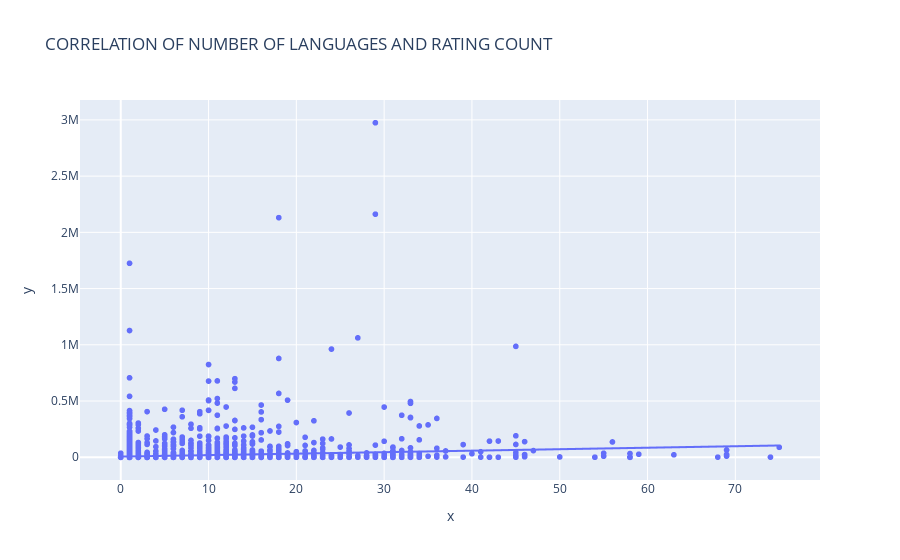

Source (notebook cell):
### Code cell
visualizer(df["lang.num"], df.rating_count_tot, 
          "CORRELATION OF NUMBER OF LANGUAGES AND RATING COUNT", "NUMBER OF LANGAUGES",
          "RATING COUNT (TOTAL)", False, 0)

### Figure 1 — Plotly figure (JSON) as saved in the notebook; plotly's stock layout.template omitted (floating-point values rounded to 4 significant figures; data arrays with more than 128 entries replaced by an {"elided": "..."} marker saying what was removed)
{"data": [{"hovertemplate": "x=%{x}<br>y=%{y}<extra></extra>", "legendgroup": "", "marker": {"color": "#636efa", "symbol": "circle"}, "mode": "markers", "name": "", "showlegend": false, "type": "scattergl", "x": {"elided": "7197 int values"}, "xaxis": "x", "y": {"elided": "7197 int values"}, "yaxis": "y"}, {"hovertemplate": "x=%{x}<br>y=%{y}<extra></extra>", "legendgroup": "", "line": {"color": "#636efa", "dash": "solid"}, "marker": {"symbol": "circle"}, "mode": "lines", "name": "", "showlegend": false, "type": "scattergl", "x": {"elided": "7197 int values"}, "xaxis": "x", "y": {"elided": "7197 float values"}, "yaxis": "y"}], "layout": {"autosize": true, "legend": {"tracegroupgap": 0}, "title": {"text": "CORRELATION OF NUMBER OF LANGUAGES AND RATING COUNT"}, "xaxis": {"anchor": "y", "autorange": true, "domain": [0, 1], "range": [-4.532, 79.53], "title": {"text": "x"}, "type": "linear"}, "yaxis": {"anchor": "x", "autorange": true, "domain": [0, 1], "range": [-245500.0, 3220000.0], "title": {"text": "y"}, "type": "linear"}}}
